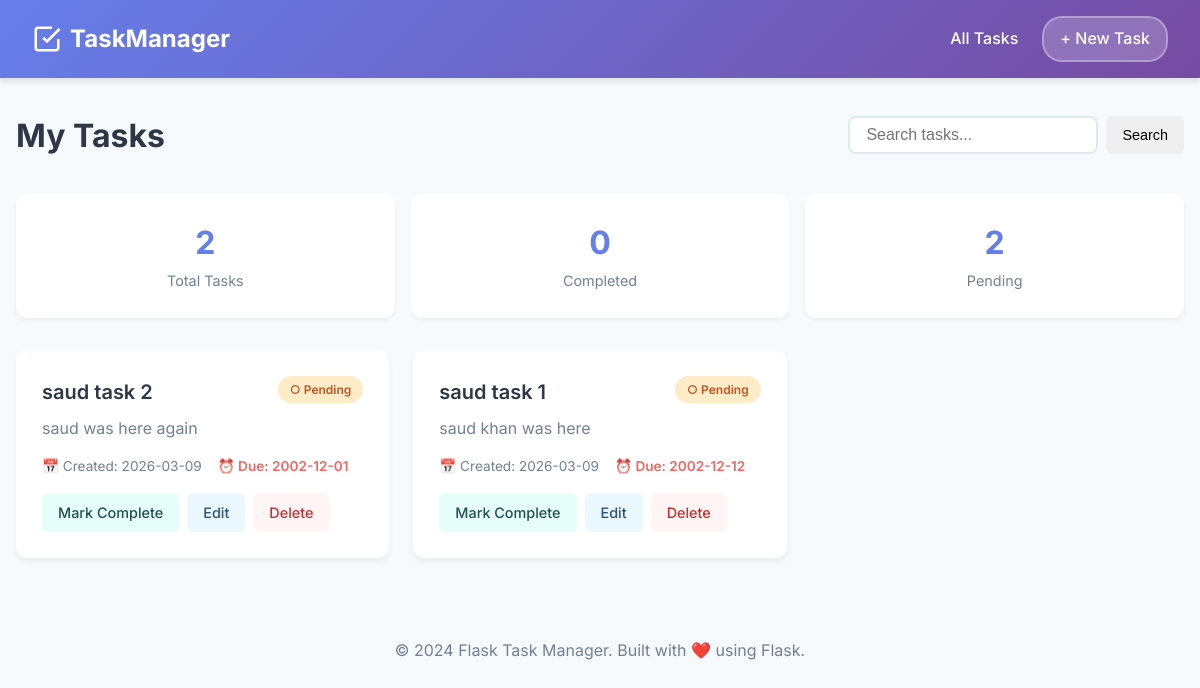
The page / on the database its author committed.
### tables this page shows
CREATE TABLE tasks (
            id INTEGER PRIMARY KEY AUTOINCREMENT,
            title TEXT NOT NULL,
            description TEXT,
            created_at TIMESTAMP DEFAULT CURRENT_TIMESTAMP,
            due_date DATE,
            completed BOOLEAN DEFAULT 0
        );

### app.py (the view)
@app.route('/')
def index():
    conn = get_db_connection()
    search_query = request.args.get('q', '')
    if search_query:
        tasks = conn.execute(
            'SELECT * FROM tasks WHERE title LIKE ? ORDER BY created_at DESC',
            ('%' + search_query + '%',)
        ).fetchall()
    else:
        tasks = conn.execute('SELECT * FROM tasks ORDER BY created_at DESC').fetchall()
    conn.close()
    from datetime import date
    today = date.today().isoformat()
    return render_template('index.html', tasks=tasks, search_query=search_query, today=today)

### app.py (called while the page is built)
def get_db_connection():
    conn = sqlite3.connect(DATABASE)
    conn.row_factory = sqlite3.Row
    return conn

### templates/index.html (shortened to what this page needs)
{% extends 'base.html' %}
{% block content %}
<div class="page-header">
    <h1>My Tasks</h1>
    <div class="search-box">
        <form action="{{ url_for('index') }}" method="get">
            <input type="text" name="q" placeholder="Search tasks..."
                   value="{{ search_query }}" class="search-input">
            <button type="submit" class="btn btn-search">Search</button>
        </form>
    </div>
</div>
{% if tasks %}
    <div class="stats-bar">
        <div class="stat-item">
            <span class="stat-number">{{ tasks|length }}</span>
            <span class="stat-label">Total Tasks</span>
        </div>
        <div class="stat-item">
            <span class="stat-number">{{ tasks|selectattr('completed', 'equalto', 1)|list|length }}</span>
            <span class="stat-label">Completed</span>
        </div>
        <div class="stat-item">
            <span class="stat-number">{{ tasks|selectattr('completed', 'equalto', 0)|list|length }}</span>
            <span class="stat-label">Pending</span>
        </div>
    </div>
    <div class="task-grid">
        {% for task in tasks %}
        <div class="task-card {% if task.completed %}completed{% endif %}">
            <div class="task-header">
                <h3 class="task-title">{{ task.title }}</h3>
                <span class="task-status status-{% if task.completed %}done{% else %}pending{% endif %}">
                    {% if task.completed %}✓ Done{% else %}○ Pending{% endif %}
                </span>
            </div>
            {% if task.description %}
                <p class="task-desc">{{ task.description }}</p>
            {% endif %}
            <div class="task-meta">
                <span class="task-date">
                    📅 Created: {{ task.created_at[:10] }}
                </span>
                {% if task.due_date %}
                    <span class="task-due {% if task.due_date < today and not task.completed %}overdue{% endif %}">
                        ⏰ Due: {{ task.due_date }}
                    </span>
                {% endif %}
            </div>
            <div class="task-actions">
                <a href="{{ url_for('complete_task', id=task.id) }}" class="btn btn-toggle">
                    {% if task.completed %}Mark Pending{% else %}Mark Complete{% endif %}
                </a>
                <a href="{{ url_for('edit_task', id=task.id) }}" class="btn btn-edit">Edit</a>
                <a href="{{ url_for('delete_task', id=task.id) }}"
                   class="btn btn-delete"
                   onclick="return confirm('Are you sure you want to delete this task?')">
                    Delete
                </a>
            </div>
        </div>
        {% endfor %}
    </div>
{% endif %}
{% endblock %}

### templates/base.html (shortened to what this page needs)
<!DOCTYPE html>
<html lang="en">
<head>
    <link rel="stylesheet" href="{{ url_for('static', filename='style.css') }}">
</head>
<body>
    <nav class="navbar">
        <div class="nav-brand">
            <svg width="30" height="30" viewBox="0 0 24 24" fill="none" stroke="currentColor" stroke-width="2">
                <path d="M9 11l3 3L22 4"/>
                <path d="M21 12v7a2 2 0 01-2 2H5a2 2 0 01-2-2V5a2 2 0 012-2h11"/>
            </svg>
            <span>TaskManager</span>
        </div>
        <div class="nav-links">
            <a href="{{ url_for('index') }}" class="nav-link">All Tasks</a>
            <a href="{{ url_for('add_task') }}" class="nav-link btn-add">+ New Task</a>
        </div>
    </nav>
    <main class="container">
        {% block content %}{% endblock %}
    </main>
    <footer>
        <p>&copy; 2024 Flask Task Manager. Built with ❤️ using Flask.</p>
    </footer>
</body>
</html>

### static/style.css (style rules this page uses)
* { margin: 0; padding: 0; box-sizing: border-box; }
:root { --primary: #667eea; --primary-dark: #764ba2; --success: #48bb78; --danger: #f56565; --warning: #ed8936; --bg: #f7fafc; --card: #ffffff; --text: #2d3748; --text-light: #718096; --border: #e2e8f0; }
body { font-family: 'Inter', -apple-system, BlinkMacSystemFont, sans-serif; background: var(--bg); color: var(--text); line-height: 1.6; }
.navbar { background: linear-gradient(135deg, var(--primary) 0%, var(--primary-dark) 100%); padding: 1rem 2rem; display: flex; justify-content: space-between; align-items: center; box-shadow: 0 4px 6px rgba(0,0,0,0.1); }
.nav-brand { display: flex; align-items: center; gap: 0.5rem; color: white; font-size: 1.5rem; font-weight: 700; }
.nav-links { display: flex; gap: 1.5rem; align-items: center; }
.nav-link { color: white; text-decoration: none; font-weight: 500; transition: opacity 0.2s; }
.btn-add { background: rgba(255,255,255,0.2); padding: 0.5rem 1rem; border-radius: 20px; border: 2px solid rgba(255,255,255,0.3); }
.container { max-width: 1200px; margin: 2rem auto; padding: 0 1rem; }
.page-header { display: flex; justify-content: space-between; align-items: center; margin-bottom: 2rem; flex-wrap: wrap; gap: 1rem; }
.page-header h1 { font-size: 2rem; color: var(--text); }
.search-box form { display: flex; gap: 0.5rem; }
.search-input { padding: 0.5rem 1rem; border: 2px solid var(--border); border-radius: 8px; width: 250px; font-size: 1rem; }
.stats-bar { display: grid; grid-template-columns: repeat(auto-fit, minmax(150px, 1fr)); gap: 1rem; margin-bottom: 2rem; }
.stat-item { background: var(--card); padding: 1.5rem; border-radius: 12px; box-shadow: 0 2px 4px rgba(0,0,0,0.05); text-align: center; }
.stat-number { display: block; font-size: 2rem; font-weight: 700; color: var(--primary); }
.stat-label { color: var(--text-light); font-size: 0.9rem; }
.task-grid { display: grid; grid-template-columns: repeat(auto-fill, minmax(350px, 1fr)); gap: 1.5rem; }
.task-card { background: var(--card); border-radius: 12px; padding: 1.5rem; box-shadow: 0 4px 6px rgba(0,0,0,0.05); transition: transform 0.2s, box-shadow 0.2s; border: 2px solid transparent; }
.task-header { display: flex; justify-content: space-between; align-items: start; margin-bottom: 0.5rem; }
.task-title { font-size: 1.25rem; font-weight: 600; margin-right: 1rem; word-break: break-word; }
.task-status { padding: 0.25rem 0.75rem; border-radius: 20px; font-size: 0.75rem; font-weight: 600; white-space: nowrap; }
.status-pending { background: #feebc8; color: #c05621; }
.task-desc { color: var(--text-light); margin-bottom: 1rem; line-height: 1.5; }
.task-meta { display: flex; gap: 1rem; font-size: 0.85rem; color: var(--text-light); margin-bottom: 1rem; flex-wrap: wrap; }
.task-due.overdue { color: var(--danger); font-weight: 600; }
.task-actions { display: flex; gap: 0.5rem; flex-wrap: wrap; }
.btn { padding: 0.5rem 1rem; border-radius: 6px; text-decoration: none; font-weight: 500; font-size: 0.9rem; transition: all 0.2s; border: none; cursor: pointer; display: inline-block; }
.btn-toggle { background: #e6fffa; color: #234e52; }
.btn-edit { background: #ebf8ff; color: #2c5282; }
.btn-delete { background: #fff5f5; color: #c53030; }
footer { text-align: center; padding: 2rem; color: var(--text-light); margin-top: 3rem; }

### rows shown on the page
tasks: title "saud task 2", completed "○ Pending", description "saud was here again", created_at "2026-03-09", due_date "2002-12-01"
tasks: title "saud task 1", completed "○ Pending", description "saud khan was here", created_at "2026-03-09", due_date "2002-12-12"

### other values the page prints
{{ tasks|length }} "2"
{{ tasks|selectattr('completed', 'equalto', 1)|list|length }} "0"
{{ tasks|selectattr('completed', 'equalto', 0)|list|length }} "2"
